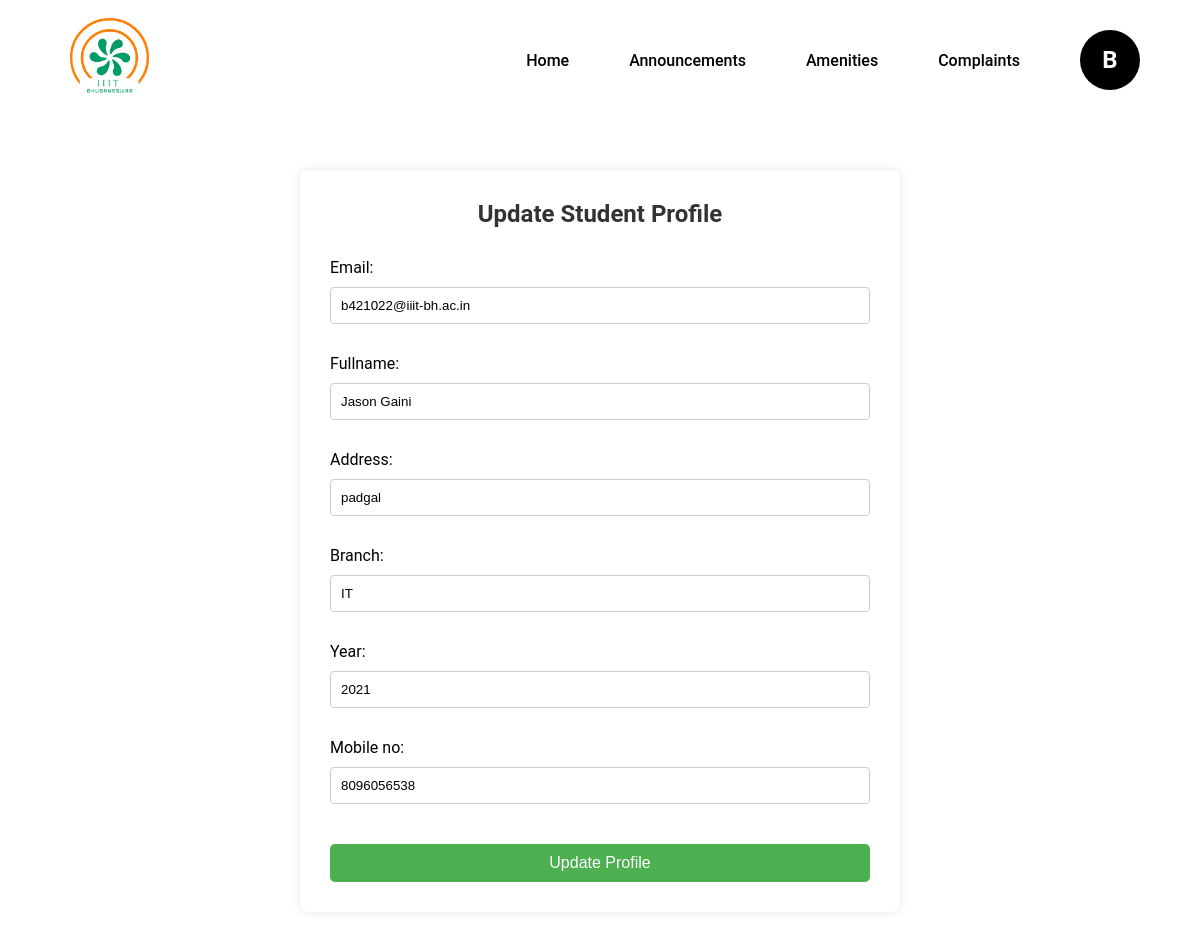
The page /update-student-profile/ (signed in) on the database its author committed.
### users/models.py (models this page shows, shortened)
class StudentProfile(models.Model):
    user = models.OneToOneField(User, on_delete=models.CASCADE)
    email = models.EmailField(null=True)
    address = models.CharField(max_length=255)
    fullname = models.CharField(max_length=255)
    branch = models.CharField(max_length=255)  # ForeignKey relationship with Branch
    year = models.CharField(max_length=10)
    mobile_no = models.CharField(max_length=15)

### users/views.py (the view)
# urls.py: path('update-student-profile/', views.update_student_profile, name='update-student-profile'),
@login_required
def update_student_profile(request):
    student_profile = StudentProfile.objects.get(user=request.user)
    if request.method == 'POST':
        form = StudentProfileForm(request.POST, instance=student_profile)
        if form.is_valid():
            form.save()
            return redirect('student_dashboard')  # Redirect to student dashboard after profile update
    else:
        form = StudentProfileForm(instance=student_profile)
    return render(request, 'update_student_profile.html', {'form': form})

### users/forms.py
class StudentProfileForm(forms.ModelForm):
    class Meta:
        model = StudentProfile
        fields = ['email','fullname', 'address', 'branch', 'year','mobile_no']

### users/templates/update_student_profile.html (shortened to what this page needs)
{% extends 'base.html' %}
{% block content %}
    <h2>Update Student Profile</h2>
    <form method="post" enctype="multipart/form-data">
        {{ form.as_p }}
        <button type="submit">Update Profile</button>
    </form>
{% endblock %}

### users/templates/base.html (shortened to what this page needs)
{% load static %}
<!DOCTYPE html>
<html lang="en">
<head>
    <link rel="stylesheet" href="{% static 'css/dashboard_styles.css' %}">
    <link rel="stylesheet" href="https://cdnjs.cloudflare.com/ajax/libs/font-awesome/6.0.0-beta3/css/all.min.css">
</head>
<body>
<nav>
    <div class="logo">
        <img src="{% static 'images/home_logo.png' %}" alt="Logo">
    </div>
    <div class="list-items">
        <ul class="nav-links">
            <li><a href="{% url 'student_dashboard' %}">Home</a></li>
            <li><a href="{% url 'student_notice_list' %}">Announcements</a></li>
            <li class="dropdown">
                <a href="#">Amenities</a>
            </li>
            <li><a href="{% url 'student_complaints_list' %}">Complaints</a></li>
            <li class="profile dropdown">
                <a href="#" id="profileDropdown" role="button">
                    <div class="profile-initial">{{ request.user.username|slice:":1"|capfirst }}</div>
                </a>
            </li>
        </ul>
    </div>
</nav>
<div class="container mt-4">
    {% block content %}
    {% endblock %}
</div>
</body>
</html>

### static/css/dashboard_styles.css (style rules this page uses)
* { margin: 0; padding: 0; box-sizing: border-box; }
body { font-family: 'Roboto', sans-serif; }
nav { display: flex; align-items: center; justify-content: space-between; background-color: white; padding: 0 20px; width: 100%; height: 120px; margin: 0; }
.logo img { height: 80px; margin-left: 50px; }
.nav-links { list-style: none; display: flex; flex: 1; justify-content: flex-end; align-items: center; }
.nav-links li { position: relative; margin-right: 20px; }
.nav-links a { font-size: 16px; font-weight: 550; color: black; text-decoration: none; padding: 15px 20px; display: block; }
.profile { display: flex; align-items: center; cursor: pointer; }
.profile-initial { width: 60px; height: 60px; background-color: black; color: white; display: flex; align-items: center; justify-content: center; border-radius: 50%; font-size: 24px; font-weight: bold; }

### users/templates/update_student_profile.html (style rules this page uses)
body { font-family: Roboto, sans-serif; margin: 0; padding: 0; }
.container { max-width: 600px; margin: 50px auto; background: #fff; padding: 30px; border-radius: 8px; box-shadow: 0 0 10px rgba(0, 0, 0, 0.1); }
h2 { text-align: center; color: #333; margin-bottom: 20px; }
form { display: flex; flex-direction: column; }
form p { margin: 10px 0; }
input[type="text"], input[type="email"], input[type="file"], textarea { width: 100%; padding: 10px; margin: 10px 0; border: 1px solid #ccc; border-radius: 4px; box-sizing: border-box; }
button[type="submit"] { background-color: #4CAF50; color: white; padding: 10px 20px; border: none; border-radius: 5px; cursor: pointer; font-size: 16px; margin-top: 20px; transition: background-color 0.3s; width: 100%; }

### rows shown on the page
StudentProfile: email "b421022@iiit-bh.ac.in", fullname "Jason Gaini", address "padgal", branch "IT", year "2021", mobile_no "8096056538"

### other values the page prints
{{ request.user.username|slice:":1"|capfirst }} "B"
